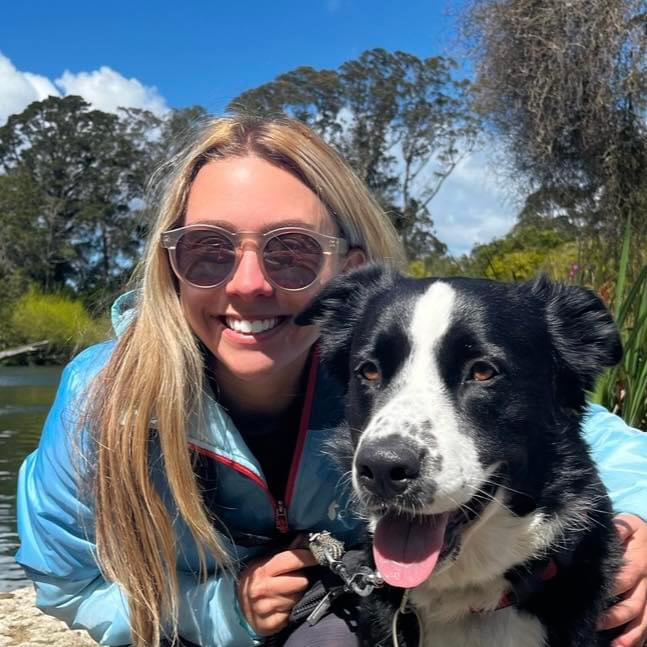
#> input picture uploads/IMG_0599.JPG, 647 x 647 px
$ python -i app.py   (imports and definitions only)
#> lines starting #> are read from the running program, lines starting #| are printed output that depends on the picture
from flask import Flask, request, send_file, render_template
import cv2
import os

# Flask app setup
# [1 line not run here, left out]
UPLOAD_FOLDER = 'uploads'
OUTPUT_FOLDER = 'outputs'
# [2 lines not run here, left out]

# Pencil sketch transformation function
def create_pencil_sketch(input_path, output_path):
    """
    Converts an input image into a pencil sketch effect.
    """
#> called with input_path = 'uploads/IMG_0599.JPG', output_path = 'out.png'
    # Read the original image
    image = cv2.imread(input_path)
#> image is the input picture: shape (647, 647, 3); mean B, G, R 107.1, 101.1, 94.6

    # Convert the image to grayscale
    gray = cv2.cvtColor(image, cv2.COLOR_BGR2GRAY)
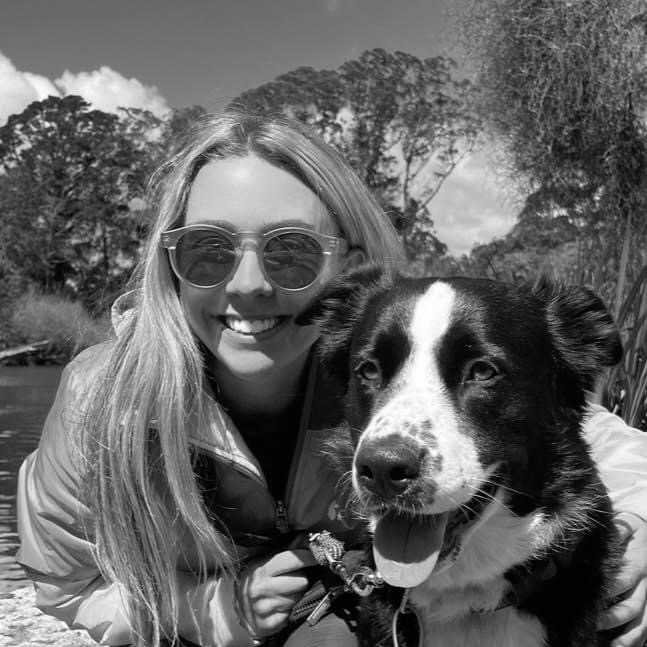
#> gray: shape (647, 647); min 0, max 255, mean 99.9

    # Invert the grayscale image
    inverted_gray = cv2.bitwise_not(gray)
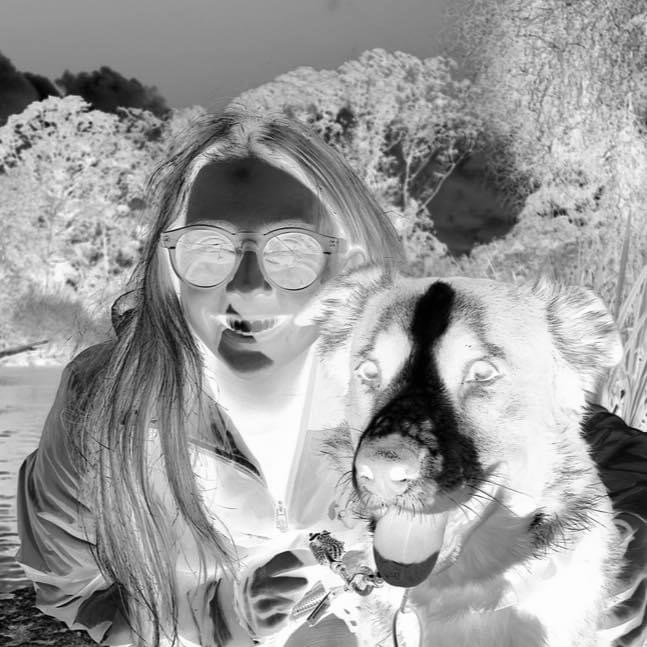
#> inverted_gray: shape (647, 647); min 0, max 255, mean 155.1

    # Apply Gaussian blur to the inverted image
    blurred = cv2.GaussianBlur(inverted_gray, (21, 21), 0)
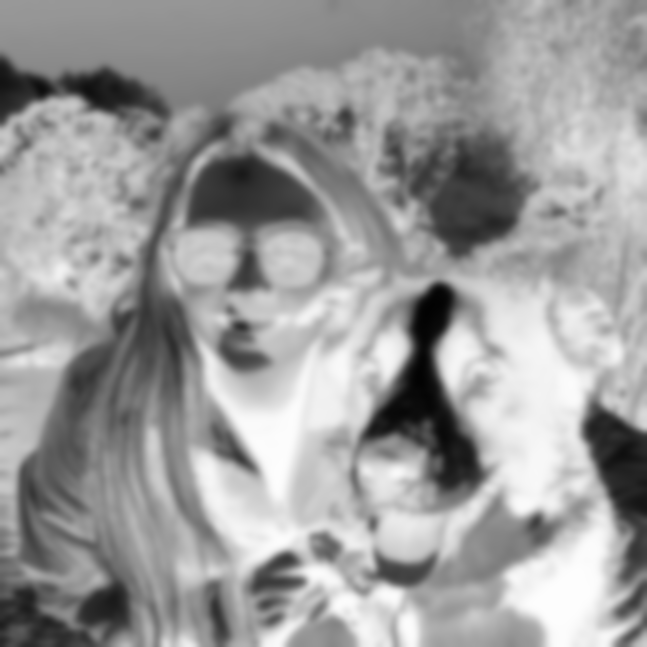
#> blurred: shape (647, 647); min 2, max 253, mean 155.1

    # Create the pencil sketch effect using color dodge
    sketch = cv2.divide(gray, 255 - blurred, scale=256)
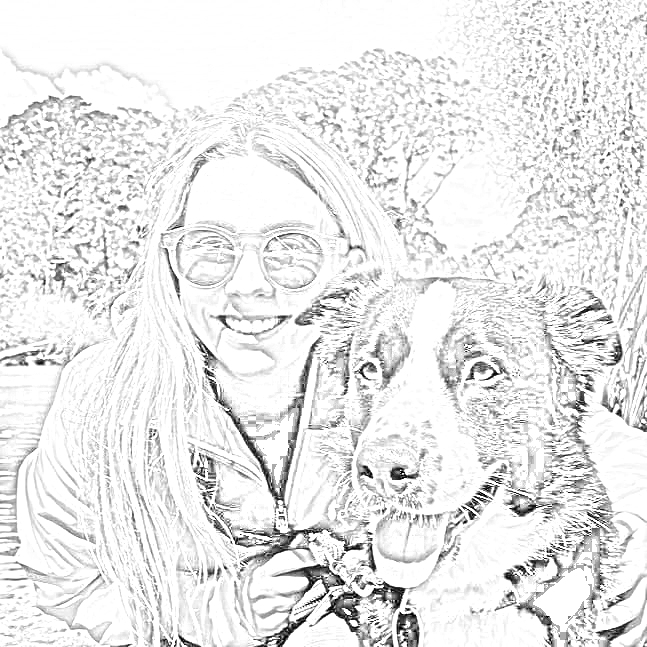
#> sketch: shape (647, 647); min 0, max 255, mean 232.6

    # Save the resulting pencil sketch image
    cv2.imwrite(output_path, sketch)

# Route for the main page
# [21 lines that did not run here, left out]

# Run the app
# [3 lines not run here, left out]

>>> result = create_pencil_sketch('uploads/IMG_0599.JPG', 'out.png')

$ run again, on uploads/02218ed9-c64f-48cd-8a2c-3f2bfed0df29 (1).jpg
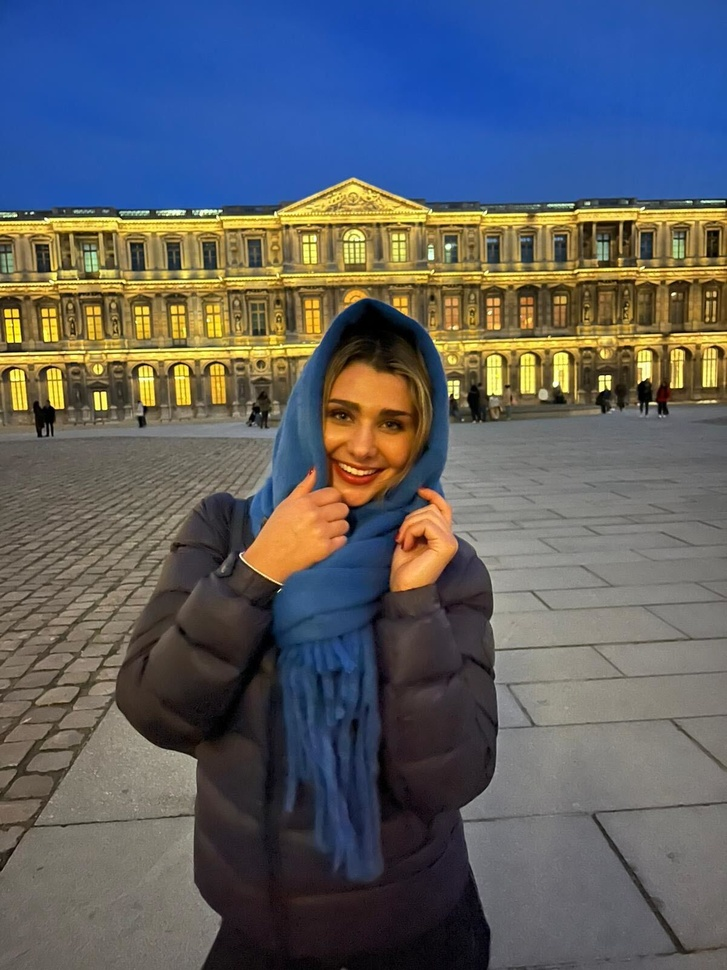
#> input picture uploads/02218ed9-c64f-48cd-8a2c-3f2bfed0df29 (1).jpg, 727 x 970 px, shrunk from 1200 x 1600 before the run
#> in create_pencil_sketch, image is the input picture: shape (970, 727, 3); mean B, G, R 99.9, 95.3, 92.4
#> in create_pencil_sketch, `blurred = cv2.GaussianBlur(inverted_gray, (21, 21), 0)`:
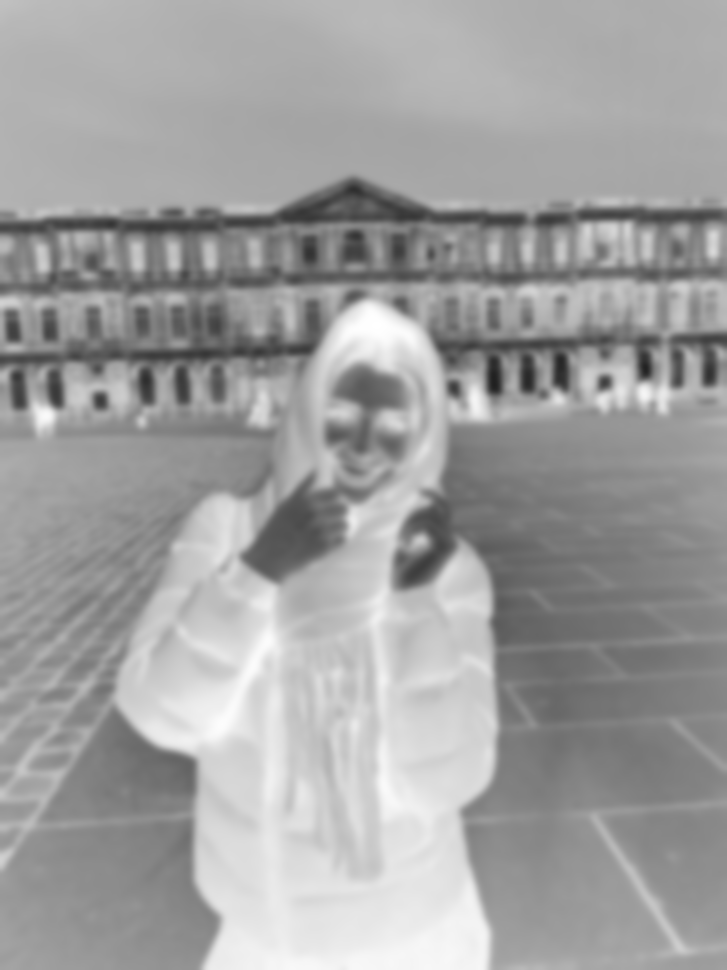
#> blurred: shape (970, 727); min 32, max 255, mean 160
#> in create_pencil_sketch, `sketch = cv2.divide(gray, 255 - blurred, scale=256)`:
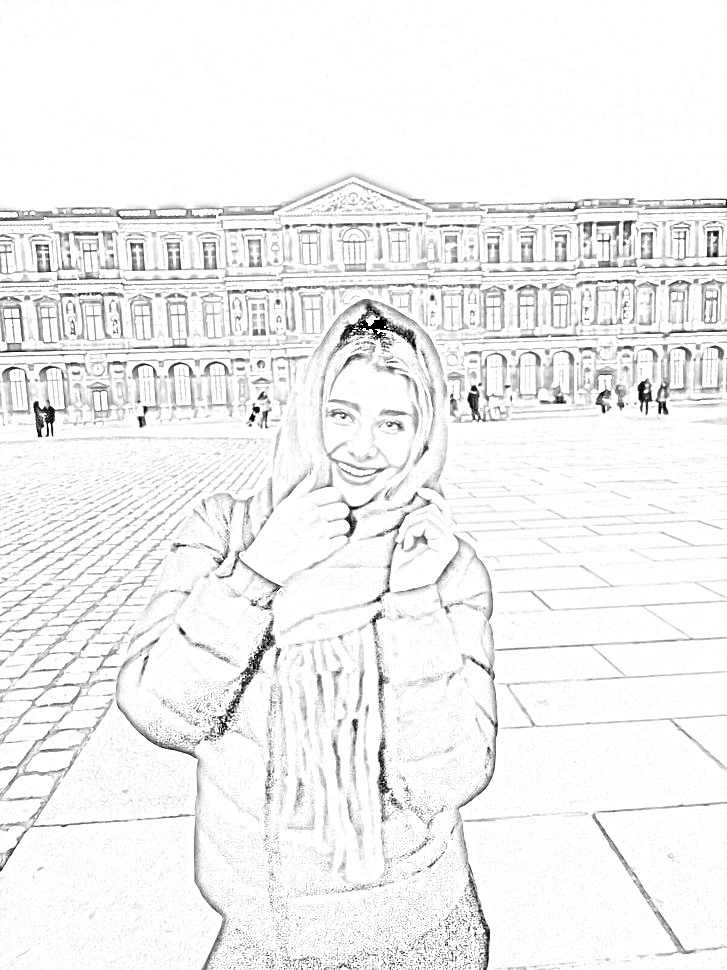
#> sketch: shape (970, 727); min 0, max 255, mean 241.2
